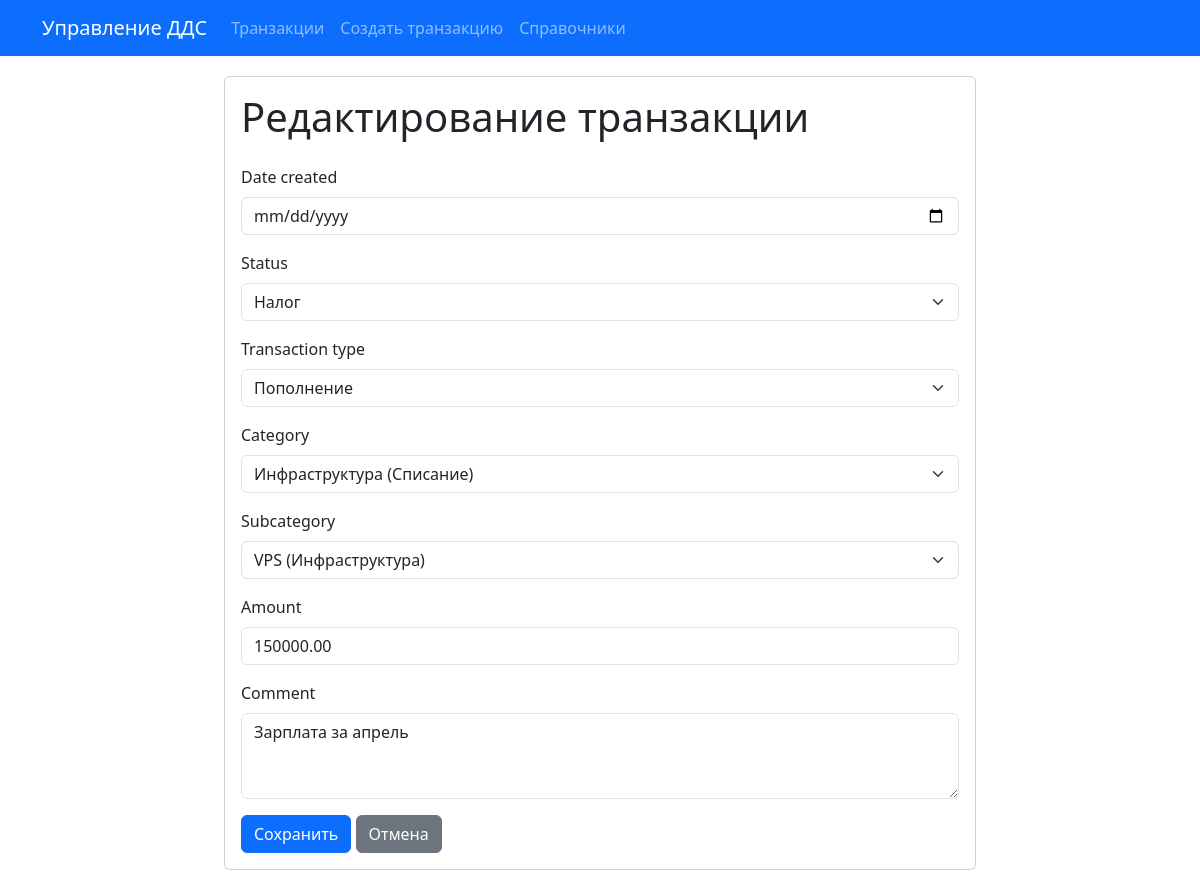
The page /transaction/1/edit/ on the database its author committed.
### finance/models.py (models this page shows, shortened)
class Transaction(models.Model):
    date_created = models.DateField(default=timezone.now)
    status = models.ForeignKey(Status, on_delete=models.PROTECT)
    transaction_type = models.ForeignKey(TransactionType, on_delete=models.PROTECT)
    category = models.ForeignKey(Category, on_delete=models.PROTECT)
    subcategory = models.ForeignKey(Subcategory, on_delete=models.PROTECT)
    amount = models.DecimalField(max_digits=12, decimal_places=2, validators=[MinValueValidator(0)])
    comment = models.TextField(blank=True, null=True)

class Category(models.Model):
    name = models.CharField(max_length=100)
    transaction_type = models.ForeignKey(TransactionType, on_delete=models.CASCADE, related_name='categories')
    def __str__(self):
        return f'{self.name} ({self.transaction_type.name})'
    class Meta:
        verbose_name_plural = 'Categories'

### finance/views.py (the view, shortened to what this page needs)
# urls.py: path('transaction/<int:pk>/edit/', views.TransactionUpdateView.as_view(), name='transaction_update'),
class TransactionUpdateView(UpdateView):
    model = Transaction
    form_class = TransactionForm
    template_name = 'finance/transaction_form.html'
    success_url = reverse_lazy('transaction_list')

### finance/forms.py (shortened to what this page needs)
class TransactionForm(forms.ModelForm):
    class Meta:
        model = Transaction
        fields = ['date_created', 'status', 'transaction_type', 'category', 'subcategory', 'amount', 'comment']
        widgets = {
            'date_created': forms.DateInput(attrs={'type': 'date'}),
            'comment': forms.Textarea(attrs={'rows': 3}),
        }
    def __init__(self, *args, **kwargs):
        super().__init__(*args, **kwargs)
        if 'category' in self.data:
            try:
                category_id = int(self.data.get('category'))
                self.fields['subcategory'].queryset = Subcategory.objects.filter(category_id=category_id)
            except (ValueError, TypeError):
                pass
        elif self.instance.pk:
            self.fields['subcategory'].queryset = self.instance.category.subcategories.all()
        else:
            self.fields['subcategory'].queryset = Subcategory.objects.none()

### finance/models.py (called while the page is built)
    def __str__(self):
        return self.name

    def __str__(self):
        return self.name

    def __str__(self):
        return f'{self.name} ({self.category.name})'

### finance/templates/finance/transaction_form.html (shortened to what this page needs)
{% extends 'finance/base.html' %}
{% load django_bootstrap5 %}
{% block content %}
<div class="row justify-content-center">
    <div class="col-md-8">
        <div class="card">
            <div class="card-body">
                <h1 class="card-title mb-4">
                    {% if form.instance.pk %}
                        Редактирование транзакции
                    {% else %}
                        Создание транзакции
                    {% endif %}
                </h1>
                <form method="post" novalidate>
                    {% bootstrap_form form %}
                    <div class="mt-3">
                        <button type="submit" class="btn btn-primary">Сохранить</button>
                        <a href="{% url 'transaction_list' %}" class="btn btn-secondary">Отмена</a>
                    </div>
                </form>
            </div>
        </div>
    </div>
</div>
{% endblock %}

### rows shown on the page
Transaction: status "Налог", category "Инфраструктура (Списание)", subcategory "VPS (Инфраструктура)", amount "150000.00", comment "Зарплата за апрель"
Category: transaction_type "Пополнение"
